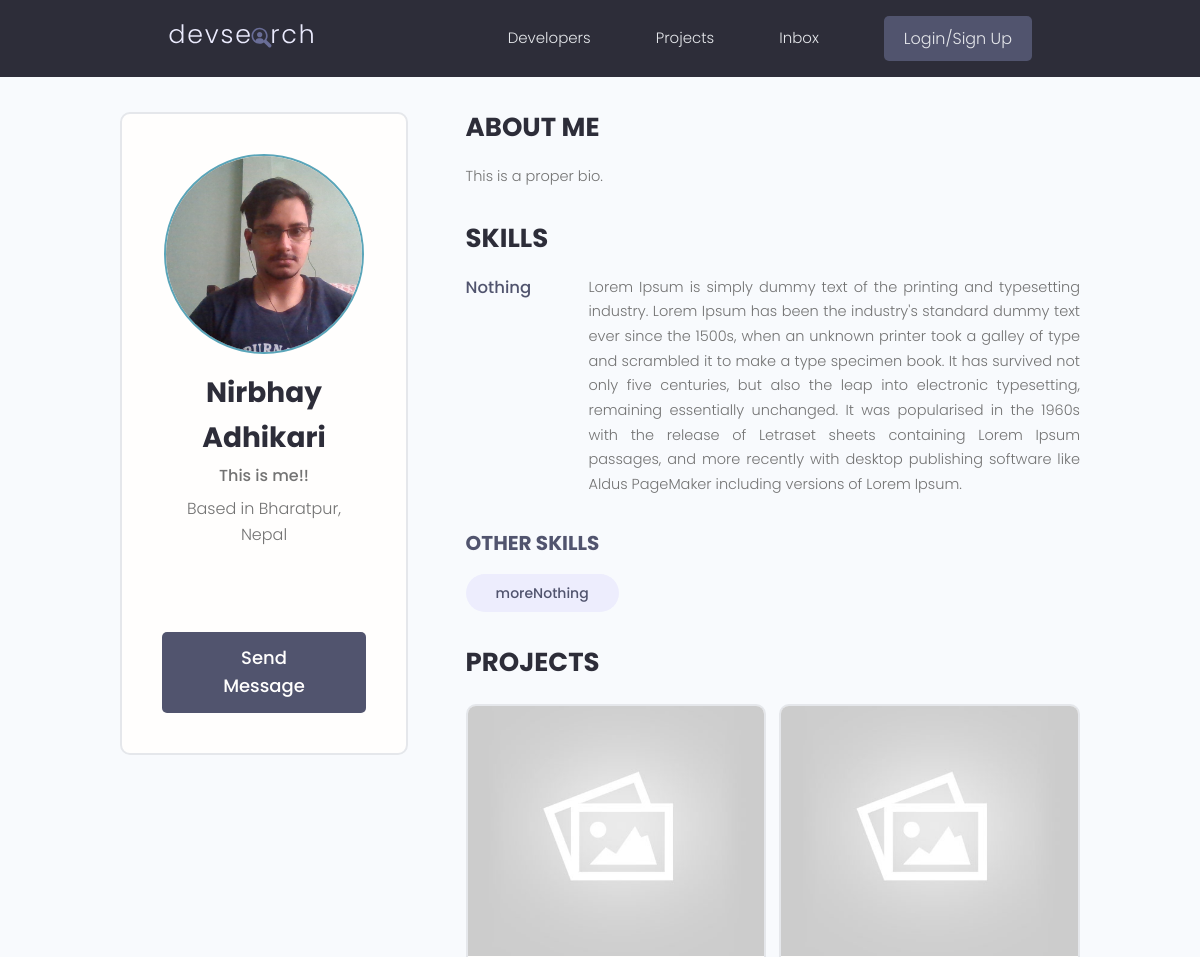
Page /profile/bb6f8eaf-ef13-4687-9ad5-2c9cd98201c4/ (upper part) on the earlier database version.
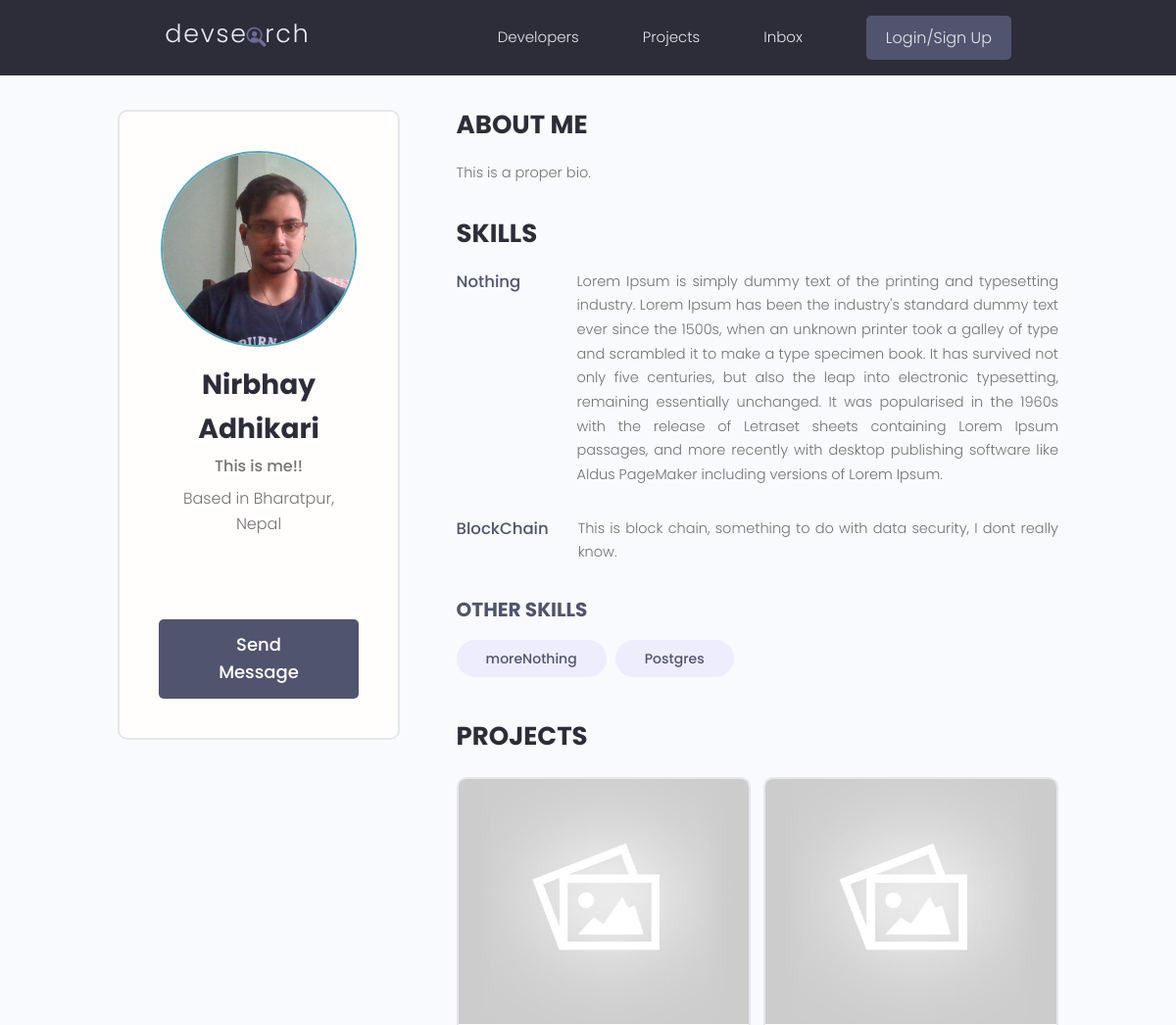
Same page on the later database version.
### users/models.py (models this page shows)
class Skill(models.Model):
    owner= models.ForeignKey(Profile, on_delete=models.CASCADE, null=True)
    name= models.CharField(max_length=200, blank=True, null=True)
    description= models.TextField(null=True, blank=True)
    created= models.DateTimeField(auto_now_add=True)
    id= models.UUIDField(default=uuid.uuid4, unique=True, primary_key=True, editable=False)
    def __str__(self):
        return str(self.name)

### projects/models.py (models this page shows, shortened)
class Project(models.Model):
    owner= models.ForeignKey(Profile, null=True, blank=True, on_delete=models.SET_NULL )
    title= models.CharField(max_length=200)
    description= models.TextField(null=True, blank=True)
    featured_image= models.ImageField(null=True, blank=True, default='default.jpg')
    demo_link= models.CharField(max_length=2000, null=True, blank=True)
    source_link= models.CharField(max_length=2000, null=True, blank=True)
    tags=models.ManyToManyField('Tag', blank=True)
    vote_total= models.IntegerField(default=0, null=True, blank=True)
    vote_ratio=models.IntegerField(default=0, null=True, blank=True)
    created= models.DateTimeField(auto_now_add=True)
    id= models.UUIDField(default=uuid.uuid4, unique=True, primary_key=True, editable=False)

### users/views.py (the view)
# urls.py: path('profile/<str:pk>/', views.userProfile, name='user-profile'),
def userProfile(request, pk):
    profile= Profile.objects.get(id=pk)
    topSkills= profile.skill_set.exclude(description__exact='')
    otherSkills= profile.skill_set.filter(description='')
    context={'profile':profile,'topSkills':topSkills, 'otherSkills':otherSkills}
    return render(request, 'users/user-profile.html', context)

### projects/models.py (called while the page is built)
    def __str__(self):
        return self.name

### users/templates/users/user-profile.html (shortened to what this page needs)
{% extends 'main.html' %}
{% block content %}
<main class="profile my-md">
    <div class="container">
      <div class="layout">
        <div class="column column--1of3">
          <div class="card text-center">
            <div class="card__body dev">
              <img class="avatar avatar--xl" src="{{profile.profile_image.url}}" />
              <h2 class="dev__name">{{profile.name}}</h2>
              <p class="dev__title">{{profile.short_intro}}</p>
              <p class="dev__location">Based in {{profile.location}}</p>
              <ul class="dev__social">
              </ul>
              <a href="#" class="btn btn--sub btn--lg">Send Message </a>
            </div>
          </div>
        </div>
        <div class="column column--2of3">
          <div class="devInfo">
            <h3 class="devInfo__title">About Me</h3>
            <p class="devInfo__about">
{{profile.bio}} </p>
          </div>
          <div class="devInfo">
            <h3 class="devInfo__title">Skills</h3>
            <div class="devInfo__skills">
                {% for skill in topSkills %}
              <div class="devSkill">
                <h4 class="devSkill__title">{{skill.name}}</h4>
                <p class="devSkill__info">
{{skill.description}}
                </p>
              </div>
{% endfor %}
              <h3 class="devInfo__subtitle">Other Skills</h3>
              <div class="devInfo__otherSkills">
                 {% for skill in otherSkills %}
                <span class="tag tag--pill tag--sub tag--lg">
                  <small>{{skill}}</small>
                </span>
{% endfor %}
              </div>
            </div>
          </div>
          <div class="devInfo">
            <h3 class="devInfo__title">Projects</h3>
            <div class="grid grid--two">
{% for project in profile.project_set.all %}
              <div class="column">
                <div class="card project">
                  <a href="{% url 'project' project.id %}" class="project">
                    <img class="project__thumbnail" src="{{project.featured_image.url}}" alt="project thumbnail" />
                  </a>
                </div>
              </div>
{% endfor %}
            </div>
          </div>
        </div>
      </div>
    </div>
  </main>{% endblock content %}

Differences in the rows shown:
added Skill: name "BlockChain", description "This is block chain, something to do with data security, I dont really know.", shown under "SKILLS"
added Skill: name "Postgres", shown under "OTHER SKILLS"
